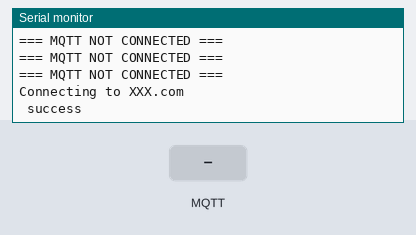
Simulated run of this sketch. Board: Arduino Mega 2560, built with avr-gcc and run on an emulated ATmega2560. Shown: the last lines printed to the serial monitor. The inputs (shaded band) are chosen by the test bench. No MQTT or app messages arrive unless stated.

Above: at 11.0 s.
11.1 s: MQTT message "1" arrives on the first subscribed topic
At 12.2 s:
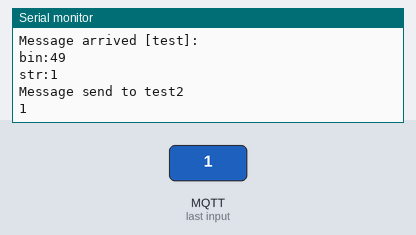
12.6 s: MQTT message "on" arrives on the first subscribed topic
At 13.3 s:
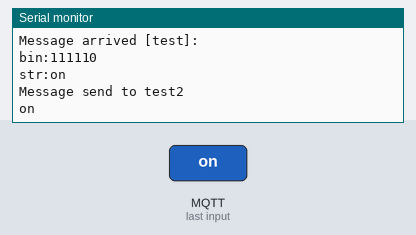
14.1 s: MQTT message "off" arrives on the first subscribed topic
At 14.5 s:
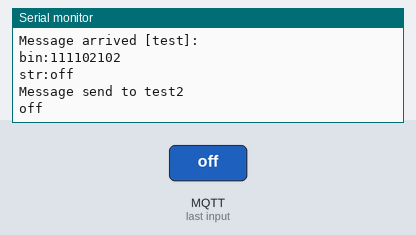

The sketch:

spresense-cat-m-mqtt.ino
```cpp
#define TINY_GSM_MODEM_SIM7080
#define TINY_GSM_RX_BUFFER 650  // なくても動いたけど、あったほうが安定する気がする
#define TINY_GSM_YIELD() { delay(2); } // なくても動いたけど、あったほうが安定する気がする
#include <TinyGsmClient.h>
#include <PubSubClient.h>

#include "mqtt-config.h"

const char apn[]      = "povo.jp";
const char* broker = MY_BROKER;

const char* topicTest       = "test";
const char* topicTest2       = "test2";
#define GSM_AUTOBAUD_MIN 9600
#define GSM_AUTOBAUD_MAX 115200

// TinyGsmClient
TinyGsm        modem(Serial2);
TinyGsmClient  client(modem);
PubSubClient  mqtt(client);

uint32_t lastReconnectAttempt = 0;

void mqttCallback(char* topic, byte* payload, unsigned int len) {
  Serial.print("Message arrived [");
  Serial.print(topic);
  Serial.println("]: ");
  Serial.print("bin:");
  for(int i = 0;i < len;i++){
    Serial.print(payload[i]);
  }
  Serial.println();

  char payloadBuf[256] = {0};
  strncpy(payloadBuf,(const char *)payload,len);

  String str = String(payloadBuf);
  Serial.print("str:");
  Serial.println(str);

  Serial.print("Message send to ");
  Serial.println(topicTest2);
  Serial.println(str);

  char buf[256];
  str.toCharArray(buf, 256);
  mqtt.publish(topicTest2, buf);
}

boolean mqttConnect() {
  Serial.print("Connecting to ");
  Serial.println(broker);

  // Connect to MQTT Broker
  boolean status = mqtt.connect("GsmClientTest");

  // Or, if you want to authenticate MQTT:
  // boolean status = mqtt.connect("GsmClientName", "mqtt_user", "mqtt_pass");

  if (status == false) {
    Serial.println(" fail");
    return false;
  }
  Serial.println(" success");
  mqtt.subscribe(topicTest);
  return mqtt.connected();
}

/* After M5Core is started or reset
the program in the setUp () function will be run, and this part will only be run once.
在 M5Core 启动或者复位后，即会开始执行setup()函数中的程序，该部分只会执行一次。 */
void setup(){
  Serial.begin(115200);
  Serial2.begin(9600, SERIAL_8N1);

  Serial.println("Wait...");  // Print text on the screen (string) 在屏幕上打印文本(字符串)
  // Set GSM module baud rate

  // モデムのリスタート
  Serial.println("Initializing modem...");  // Print text on the screen (string) 在屏幕上打印文本(字符串)
  modem.restart();

  // モデムの情報の取得
  String modemInfo = modem.getModemInfo();
  Serial.print("Modem Info: ");
  Serial.println(modemInfo);


  // GPRS connection parameters are usually set after network registration
  Serial.print(F("Connecting to "));
  Serial.print(apn);
  if (!modem.gprsConnect(apn, "", "")) {
    Serial.println("-> fail");
    delay(10000);
    return;
  }
  Serial.println("-> success");

  if (modem.isGprsConnected()) { Serial.println("GPRS connected"); }

  // ★参考ページ:https://github.com/vshymanskyy/TinyGSM/blob/master/examples/MqttClient/MqttClient.ino
  mqtt.setServer(broker, 1883);
  mqtt.setCallback(mqttCallback);

  mqtt.publish(topicTest2, "Hello Server! I'm m5stack");
}

/* After the program in setup() runs, it runs the program in loop()
The loop() function is an infinite loop in which the program runs repeatedly
在setup()函数中的程序执行完后，会接着执行loop()函数中的程序
loop()函数是一个死循环，其中的程序会不断的重复运行 */
void loop() {
  // Make sure we're still registered on the network
  if (!modem.isNetworkConnected()) {
      Serial.println("Network disconnected");

      if (!modem.waitForNetwork(180000L, true)) {
        Serial.println(" fail");
        delay(10000);
        return;
      }

      if (modem.isNetworkConnected()) {
        Serial.println("Network re-connected");
      }

      // and make sure GPRS/EPS is still connected
      if (!modem.isGprsConnected()) {
        Serial.println("GPRS disconnected!");
        Serial.print(F("Connecting to "));
        Serial.print(apn);
        if (!modem.gprsConnect(apn, "", "")) {
          Serial.println(" fail");
          delay(10000);
          return;
        }
        if (modem.isGprsConnected()) { Serial.println("GPRS reconnected"); }
      }
  }

  if (!mqtt.connected()) {
    Serial.println("=== MQTT NOT CONNECTED ===");
    // Reconnect every 10 seconds
    uint32_t t = millis();
    if (t - lastReconnectAttempt > 10000L) {
      lastReconnectAttempt = t;
      if (mqttConnect()) { lastReconnectAttempt = 0; }
    }
    delay(100);
    return;
  }

  mqtt.loop();
}
```

mqtt-config.h
```cpp
#define MY_BROKER "XXX.com"
```

Measured:
- after the input at 11.1 s, the serial monitor: prints a new line at once (image 1)
- after the input at 12.6 s, the serial monitor: prints a new line at once (image 2)
- after the input at 14.1 s, the serial monitor: prints a new line at once (image 3)
